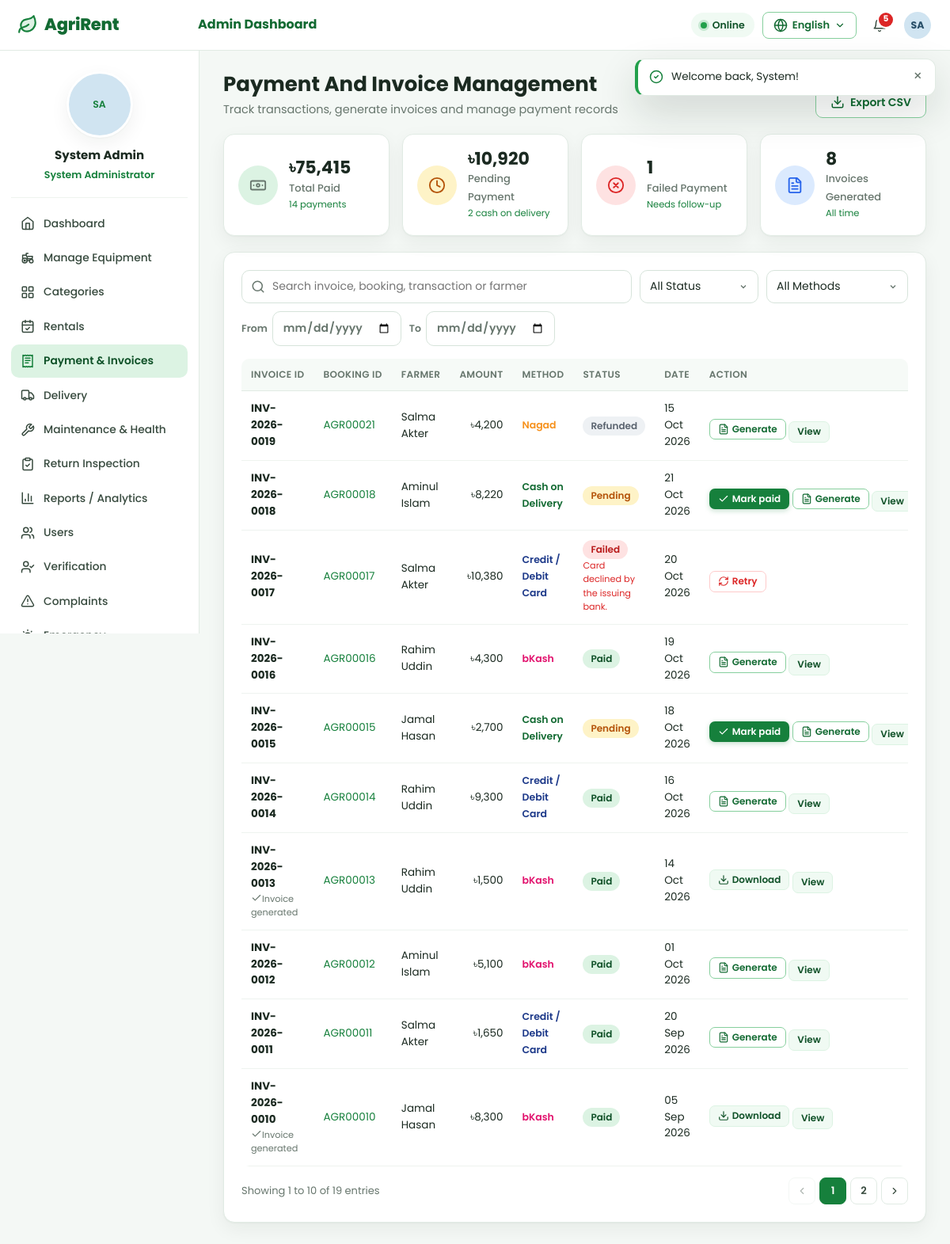
Screenshot of /index.php?r=payment/admin (signed in) with the database file from the repository.
### tables this page shows
CREATE TABLE `users` (
  `id` INT UNSIGNED NOT NULL AUTO_INCREMENT,
  `name` VARCHAR(100) NOT NULL,
  `email` VARCHAR(160) NOT NULL,
  `phone` VARCHAR(30) NOT NULL DEFAULT '',
  `address` VARCHAR(255) NOT NULL DEFAULT '',
  `password` VARCHAR(255) NOT NULL,
  `role` ENUM('farmer','employee','admin') NOT NULL,
   
  `status` ENUM('inactive','active','suspended','deleted') NOT NULL DEFAULT 'inactive',
  `email_verified_at` DATETIME DEFAULT NULL,
   
  `verification_status` ENUM('pending','approved','rejected') NOT NULL DEFAULT 'pending',
  `verification_note` VARCHAR(255) DEFAULT NULL,
  `verification_document` VARCHAR(255) DEFAULT NULL,
  `verified_by` INT UNSIGNED DEFAULT NULL,
  `verified_at` DATETIME DEFAULT NULL,
  `employee_code` VARCHAR(30) DEFAULT NULL,
  `profile_photo` VARCHAR(255) DEFAULT NULL,
  `language` ENUM('en','bn') NOT NULL DEFAULT 'en',
  `two_factor_enabled` TINYINT(1) NOT NULL DEFAULT 0,
  `google_id` VARCHAR(64) DEFAULT NULL,
  `failed_attempts` INT UNSIGNED NOT NULL DEFAULT 0,
  `locked_until` DATETIME DEFAULT NULL,
  `last_login_at` DATETIME DEFAULT NULL,
  `last_login_ip` VARCHAR(45) DEFAULT NULL,
  `last_login_agent` VARCHAR(255) DEFAULT NULL,
  `remember_selector` CHAR(24) DEFAULT NULL,
  `remember_hash` CHAR(64) DEFAULT NULL,
  `remember_expires` DATETIME DEFAULT NULL,
  `deleted_at` DATETIME DEFAULT NULL,
  `created_at` DATETIME NOT NULL DEFAULT CURRENT_TIMESTAMP,
  `updated_at` DATETIME NOT NULL DEFAULT CURRENT_TIMESTAMP ON UPDATE CURRENT_TIMESTAMP,
  PRIMARY KEY (`id`),
  UNIQUE KEY `uq_users_email` (`email`),
  UNIQUE KEY `uq_users_google` (`google_id`),
  UNIQUE KEY `uq_users_remember` (`remember_selector`),
  KEY `idx_users_role_status` (`role`,`status`,`verification_status`)
);

CREATE TABLE `payments` (
  `id` INT UNSIGNED NOT NULL AUTO_INCREMENT,
  `invoice_no` VARCHAR(20) NOT NULL,
  `booking_id` INT UNSIGNED NOT NULL,
  `method` ENUM('bkash','nagad','card','cash') NOT NULL,
  `amount` DECIMAL(12,2) NOT NULL,
  `discount` DECIMAL(10,2) NOT NULL DEFAULT 0,
  `coupon_id` INT UNSIGNED DEFAULT NULL,
  `transaction_id` VARCHAR(40) DEFAULT NULL,
  `account_ref` VARCHAR(40) DEFAULT NULL,
  `status` ENUM('pending','paid','failed','refunded','cancelled') NOT NULL DEFAULT 'pending',
  `failure_reason` VARCHAR(255) DEFAULT NULL,
  `paid_at` DATETIME DEFAULT NULL,
  `receipt_emailed` TINYINT(1) NOT NULL DEFAULT 0,
  `invoice_generated_at` DATETIME DEFAULT NULL,
  `created_at` DATETIME NOT NULL DEFAULT CURRENT_TIMESTAMP,
  `updated_at` DATETIME NOT NULL DEFAULT CURRENT_TIMESTAMP ON UPDATE CURRENT_TIMESTAMP,
  PRIMARY KEY (`id`),
  UNIQUE KEY `uq_payments_invoice` (`invoice_no`),
  KEY `idx_payments_booking` (`booking_id`,`status`),
  KEY `idx_payments_status_created` (`status`,`created_at`),
  CONSTRAINT `fk_payments_booking` FOREIGN KEY (`booking_id`) REFERENCES `bookings` (`id`) ON DELETE CASCADE,
  CONSTRAINT `fk_payments_coupon` FOREIGN KEY (`coupon_id`) REFERENCES `coupons` (`id`) ON DELETE SET NULL
);

CREATE TABLE `bookings` (
  `id` INT UNSIGNED NOT NULL AUTO_INCREMENT,
  `booking_code` VARCHAR(20) DEFAULT NULL,
  `farmer_id` INT UNSIGNED NOT NULL,
  `equipment_id` INT UNSIGNED NOT NULL,
  `start_date` DATE NOT NULL,
  `end_date` DATE NOT NULL,
  `days` INT UNSIGNED NOT NULL,
  `base_price` DECIMAL(10,2) NOT NULL,
  `price_per_day` DECIMAL(10,2) NOT NULL,
  `season` ENUM('normal','harvest','off_season') NOT NULL DEFAULT 'normal',
  `rental_cost` DECIMAL(12,2) NOT NULL,
  `delivery_charge` DECIMAL(10,2) NOT NULL DEFAULT 0,
  `discount` DECIMAL(10,2) NOT NULL DEFAULT 0,
  `total_amount` DECIMAL(12,2) NOT NULL,
  `delivery_address` VARCHAR(255) NOT NULL,
  `notes` VARCHAR(500) DEFAULT NULL,
  `status` ENUM('pending','confirmed','delivered','returned','completed','cancelled','rejected') NOT NULL DEFAULT 'pending',
  `status_note` VARCHAR(255) DEFAULT NULL,
  `cancellation_reason` VARCHAR(120) DEFAULT NULL,
  `cancellation_details` VARCHAR(500) DEFAULT NULL,
  `cancelled_at` DATETIME DEFAULT NULL,
  `client_uuid` CHAR(36) DEFAULT NULL,
  `created_at` DATETIME NOT NULL DEFAULT CURRENT_TIMESTAMP,
  `updated_at` DATETIME NOT NULL DEFAULT CURRENT_TIMESTAMP ON UPDATE CURRENT_TIMESTAMP,
  PRIMARY KEY (`id`),
  UNIQUE KEY `uq_bookings_code` (`booking_code`),
  UNIQUE KEY `uq_bookings_uuid` (`client_uuid`),
  KEY `idx_bookings_farmer` (`farmer_id`,`status`),
  KEY `idx_bookings_equipment_dates` (`equipment_id`,`start_date`,`end_date`),
  KEY `idx_bookings_status_created` (`status`,`created_at`),
  CONSTRAINT `fk_bookings_farmer` FOREIGN KEY (`farmer_id`) REFERENCES `users` (`id`) ON UPDATE CASCADE,
  CONSTRAINT `fk_bookings_equipment` FOREIGN KEY (`equipment_id`) REFERENCES `equipment` (`id`) ON UPDATE CASCADE
);

### app/views/payment/_admin_table.php (the view, shortened to what the rows shown need)
<div class="table-wrap">
    <table class="table">
        <thead><tr><th><?= e(t('Invoice ID')) ?></th><th><?= e(t('Booking ID')) ?></th><th><?= e(t('Farmer')) ?></th><th class="right"><?= e(t('Amount')) ?></th><th><?= e(t('Method')) ?></th><th><?= e(t('Status')) ?></th><th><?= e(t('Date')) ?></th><th><?= e(t('Action')) ?></th></tr></thead>
        <tbody>
        <?php foreach ($rows as $p): ?>
            <tr>
                <td><strong><?= e($p['invoice_no']) ?></strong><?php if ($p['invoice_generated_at']): ?><small class="block muted"><?= icon('check', 'icon-xs') ?><?= e(t('Invoice generated')) ?></small><?php endif; ?></td>
                <td><a href="<?= e(url('booking/show', ['id' => $p['booking_id']])) ?>"><?= e($p['booking_code']) ?></a></td>
                <td><?= e($p['farmer_name']) ?></td>
                <td class="right"><?= money($p['amount']) ?></td>
                <td><span class="method method-<?= e($p['method']) ?>"><?= e(Payment::label($p['method'])) ?></span></td>
                <td><?= badge($p['status']) ?><?php if ($p['failure_reason']): ?><small class="block text-danger"><?= e($p['failure_reason']) ?></small><?php endif; ?></td>
                <td><?= e(fmt_date($p['created_at'])) ?></td>
                <td class="nowrap">
                    <?php if ($p['status'] === 'failed'): ?>
                        <form class="inline" method="post" action="<?= e(url('payment/remind')) ?>" data-ajax><?= csrf_field() ?><input type="hidden" name="id" value="<?= (int)$p['id'] ?>"><button class="btn btn-danger-soft btn-xs"><?= icon('refresh', 'icon-xs') ?><?= e(t('Retry')) ?></button></form>
                    <?php elseif ($p['status'] === 'pending' && $p['method'] === 'cash'): ?>
                        <form class="inline" method="post" action="<?= e(url('payment/mark-paid')) ?>" data-ajax data-reload data-confirm="<?= e(t('Mark this cash payment as received?')) ?>"><?= csrf_field() ?><input type="hidden" name="id" value="<?= (int)$p['id'] ?>"><button class="btn btn-primary btn-xs"><?= icon('check', 'icon-xs') ?><?= e(t('Mark paid')) ?></button></form>
                    <?php endif; ?>
                    <?php if (in_array($p['status'], ['paid', 'pending', 'refunded'], true)): ?>
                        <?php if (!$p['invoice_generated_at']): ?>
                            <form class="inline" method="post" action="<?= e(url('payment/generate-invoice')) ?>" data-ajax data-reload><?= csrf_field() ?><input type="hidden" name="id" value="<?= (int)$p['id'] ?>"><button class="btn btn-outline btn-xs"><?= icon('file-text', 'icon-xs') ?><?= e(t('Generate')) ?></button></form>
                        <?php else: ?>
                            <a class="btn btn-light btn-xs" href="<?= e(url('payment/invoice-pdf', ['id' => $p['id']])) ?>"><?= icon('download', 'icon-xs') ?><?= e(t('Download')) ?></a>
                        <?php endif; ?>
                        <a class="btn btn-light btn-xs" href="<?= e(url('payment/invoice', ['id' => $p['id']])) ?>" target="_blank"><?= e(t('View')) ?></a>
                    <?php endif; ?>
                </td>
            </tr>
        <?php endforeach; ?>
        </tbody>
    </table>
</div>
<?php include __DIR__ . '/../partials/pagination.php'; ?>

### app/helpers.php (shortened to what the rows shown need)
<?php
function config(string $key, $default = null)
{
    $value = $GLOBALS['__config'];
    foreach (explode('.', $key) as $part) {
        $value = $value[$part];
    }
    return $value;
}
function url(string $route = '', array $params = []): string
{
    $query = $route !== '' ? 'r=' . $route : '';
    if ($params) {
        $query .= ($query !== '' ? '&' : '') . http_build_query($params);
    }
    return 'index.php' . ($query !== '' ? '?' . $query : '');
}
function e($value): string
{
    return htmlspecialchars((string)$value, ENT_QUOTES | ENT_SUBSTITUTE, 'UTF-8');
}
function t(string $key, array $params = []): string
{
    return Lang::translate($key, $params);
}
function money($amount, bool $decimals = false): string
{
    $amount = (float)$amount;
    $digits = ($decimals || floor($amount) != $amount) ? 2 : 0;
    return '৳' . number_format($amount, $digits);
}
function fmt_date(?string $date, string $format = 'd M Y'): string
{
    $ts = strtotime($date);
    return $ts ? date($format, $ts) : '—';
}
function icon(string $name, string $class = ''): string
{
    return Icon::svg($name, $class);
}
function status_meta(string $status): array
{
    static $map = [
        'pending' => ['Pending', 'amber'], 'confirmed' => ['Confirmed', 'blue'], 'delivered' => ['Delivered', 'green'],
        'returned' => ['Returned', 'purple'], 'completed' => ['Completed', 'green'], 'cancelled' => ['Cancelled', 'red'],
        'rejected' => ['Rejected', 'red'], 'active_rental' => ['Active', 'green'],
        'paid' => ['Paid', 'green'], 'failed' => ['Failed', 'red'], 'refunded' => ['Refunded', 'gray'],
        'unpaid' => ['Unpaid', 'amber'], 'partial' => ['Partially Paid', 'amber'],
        'assigned' => ['Assigned', 'blue'], 'in_progress' => ['In Progress', 'blue'],
        'available' => ['Available', 'green'], 'unavailable' => ['Not Available', 'red'], 'maintenance' => ['Maintenance', 'amber'],
        'inactive' => ['Inactive', 'gray'], 'good' => ['Good', 'green'], 'needs_maintenance' => ['Needs Maintenance', 'red'],
        'under_maintenance' => ['Under Maintenance', 'amber'], 'unknown' => ['Data Missing', 'gray'],
        'scheduled' => ['Scheduled', 'blue'], 'open' => ['Open', 'red'], 'resolved' => ['Resolved', 'green'],
        'in_review' => ['In Review', 'blue'], 'closed' => ['Closed', 'gray'],
        'low' => ['Low', 'green'], 'medium' => ['Medium', 'amber'], 'high' => ['High', 'red'],
        'active' => ['Active', 'green'], 'suspended' => ['Suspended', 'red'], 'deleted' => ['Deleted', 'gray'],
        'approved' => ['Approved', 'green'], 'verified' => ['Verified', 'green'], 'unverified' => ['Unverified', 'amber'],
        'damaged' => ['Damaged', 'red'], 'needs_service' => ['Needs Service', 'amber'],
        'normal' => ['Normal Season', 'gray'], 'harvest' => ['Harvest Season', 'amber'], 'off_season' => ['Off-season', 'blue'],
    ];
    $meta = $map[$status] ?? [ucwords(str_replace('_', ' ', $status)), 'gray'];
    return [t($meta[0]), $meta[1]];
}
function badge(?string $status, ?string $label = null): string
{
    $status = (string)$status;
    [$text, $color] = status_meta($status);
    return '<span class="badge badge-' . $color . '" data-status="' . e($status) . '">' . e($label ?? $text) . '</span>';
}
function initials(?string $name): string
{
    $parts = preg_split('/\s+/', trim((string)$name)) ?: [];
    $letters = '';
    foreach (array_slice($parts, 0, 2) as $part) {
        $letters .= mb_strtoupper(mb_substr($part, 0, 1));
    }
    return $letters ?: 'U';
}
function avatar(?array $user, string $size = ''): string
{
    $class = 'avatar' . ($size ? ' avatar-' . $size : '');
    $hue = crc32((string)($user['name'] ?? 'user')) % 360;
    return '<span class="' . $class . ' avatar-initials" style="--hue:' . $hue . '">' . e(initials($user['name'] ?? '')) . '</span>';
}
function paginate(int $total, int $page, int $perPage = 10): array
{
    $pages = max(1, (int)ceil($total / max(1, $perPage)));
    $page = min(max(1, $page), $pages);
    return ['page' => $page, 'pages' => $pages, 'offset' => ($page - 1) * $perPage, 'per' => $perPage, 'total' => $total];
}
function valid_date(?string $value): bool
{
    if (!is_string($value) || !preg_match('/^\d{4}-\d{2}-\d{2}$/', $value)) {
        return false;
    }
    $d = DateTime::createFromFormat('!Y-m-d', $value);
    return $d && $d->format('Y-m-d') === $value;
}

### app/services/Icon.php (shortened to what the rows shown need)
<?php
final class Icon
{
    public static function svg(string $name, string $class = ''): string
    {
        $paths = self::PATHS[$name] ?? self::PATHS['info'];
        return '<svg class="icon ' . $class . '" viewBox="0 0 24 24" fill="none" stroke="currentColor" stroke-width="2" stroke-linecap="round" stroke-linejoin="round" aria-hidden="true">' . $paths . '</svg>';
    }
}

### app/views/layouts/app.php (shortened to what the rows shown need)
<?php
$me = Auth::user();
$current = Router::current();
?>
<!doctype html>
<html lang="<?= Lang::get() ?>" data-lang="<?= Lang::get() ?>">
<head><?php include __DIR__ . '/_head.php'; ?></head>
<body class="app role-<?= e($me['role']) ?>" data-route="<?= e($current) ?>">
<header class="topbar">
    <a class="brand" href="<?= e(url('dashboard/index')) ?>"><?= icon('leaf') ?><span><?= e(setting('platform_name', 'AgriRent')) ?></span></a>
    <div class="topbar-title"><?= $me['role'] !== 'farmer' ? e(t(ucfirst($me['role']) . ' Dashboard')) : '' ?></div>
    <div class="topbar-actions">
        <div class="net-status" id="netStatus" title="<?= e(t('Connection & offline sync status')) ?>">
        </div>
        <?php include __DIR__ . '/_lang.php'; ?>
        <div class="dropdown notif-dropdown">
        </div>
        <div class="dropdown">
            <button class="user-chip" type="button" data-dropdown aria-label="<?= e(t('Account menu')) ?>"><?= avatar($me, 'sm') ?></button>
        </div>
    </div>
</header>
<aside class="sidebar" aria-label="<?= e(t('Sidebar')) ?>">
    <div class="sidebar-profile">
        <?= avatar($me, 'xl') ?>
        <strong><?= e($me['name']) ?></strong>
        <span><?= e($me['role'] === 'admin' ? t('System Administrator') : role_label($me['role'])) ?></span>
    </div>
</aside>
<main id="main" class="main">
    <?= $content ?>
</main>
</body>
</html>

### rows the page displays
users: role "Admin Dashboard", name "SA SA", name "System Admin", role "System Administrator"
payments: invoice_no "INV-2026-0019", booking.booking_code "AGR00021", users.name "Salma Akter", amount "৳4,200", method "Nagad", label "Refunded", created_at "15 Oct 2026"
payments: invoice_no "INV-2026-0018", booking.booking_code "AGR00018", users.name "Aminul Islam", amount "৳8,220", method "Cash on Delivery", label "Pending", created_at "21 Oct 2026"
payments: invoice_no "INV-2026-0017", booking.booking_code "AGR00017", users.name "Salma Akter", amount "৳10,380", method "Credit / Debit Card", label "Failed", failure_reason "Card declined by the issuing bank.", created_at "20 Oct 2026"
payments: invoice_no "INV-2026-0016", booking.booking_code "AGR00016", users.name "Rahim Uddin", amount "৳4,300", method "bKash", label "Paid", created_at "19 Oct 2026"
payments: invoice_no "INV-2026-0015", booking.booking_code "AGR00015", users.name "Jamal Hasan", amount "৳2,700", method "Cash on Delivery", label "Pending", created_at "18 Oct 2026"
payments: invoice_no "INV-2026-0014", booking.booking_code "AGR00014", users.name "Rahim Uddin", amount "৳9,300", method "Credit / Debit Card", label "Paid", created_at "16 Oct 2026"
payments: invoice_no "INV-2026-0013", booking.booking_code "AGR00013", users.name "Rahim Uddin", amount "৳1,500", method "bKash", label "Paid", created_at "14 Oct 2026"
payments: invoice_no "INV-2026-0012", booking.booking_code "AGR00012", users.name "Aminul Islam", amount "৳5,100", method "bKash", label "Paid", created_at "01 Oct 2026"
payments: invoice_no "INV-2026-0011", booking.booking_code "AGR00011", users.name "Salma Akter", amount "৳1,650", method "Credit / Debit Card", label "Paid", created_at "20 Sep 2026"
payments: invoice_no "INV-2026-0010", booking.booking_code "AGR00010", users.name "Jamal Hasan", amount "৳8,300", method "bKash", label "Paid", created_at "05 Sep 2026"

### other values shown
setting('platform_name', 'AgriRent') "AgriRent"
$unread "5"
t($label) "Dashboard"
t($label) "Manage Equipment"
t($label) "Categories"
t($label) "Rentals"
t($label) "Payment & Invoices"
t($label) "Delivery"
t($label) "Maintenance & Health"
t($label) "Return Inspection"
t($label) "Reports / Analytics"
t($label) "Users"
t($label) "Verification"
t($label) "Complaints"
t('Payment And Invoice Management') "Payment And Invoice Management"
